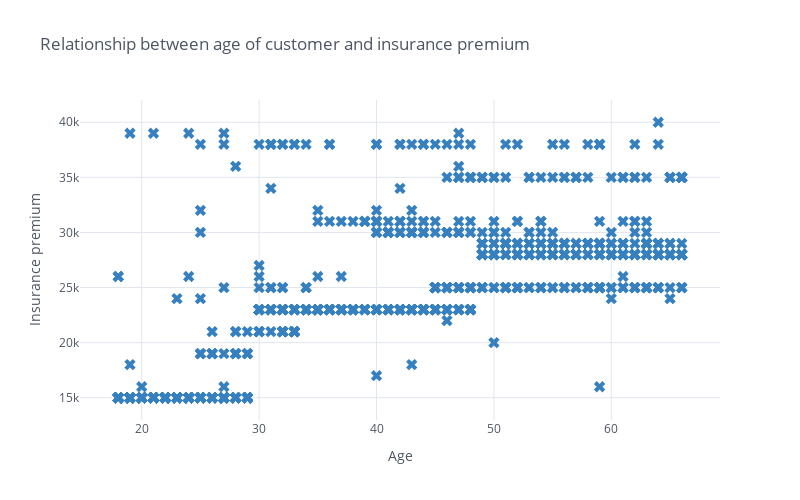

This figure's notebook cell:
### Markdown cell above
In general, we can say that there is positive correlation between age of customer and insurance premium. A substantial number of outliers can be explained by extremely different health history.

### Code cell
data.iplot(kind = 'scatter', 
           x = 'Age', y = 'PremiumPrice',  dimensions = (800,500), 
           mode = 'markers', size=10, symbol='x', color = '#3780BF', 
           xTitle = 'Age', yTitle = 'Insurance premium', 
           title = 'Relationship between age of customer and insurance premium')

### Figure 1 — Plotly figure (JSON) as saved in the notebook; plotly's stock layout.template omitted (floating-point values rounded to 4 significant figures; data arrays with more than 128 entries replaced by an {"elided": "..."} marker saying what was removed)
{"data": [{"line": {"color": "rgba(55, 128, 191, 1.0)", "dash": "solid", "shape": "linear", "width": 1.3}, "marker": {"size": 10, "symbol": "x"}, "mode": "markers", "name": "PremiumPrice", "text": "", "type": "scatter", "x": {"elided": "986 int values"}, "y": {"elided": "986 int values"}}], "layout": {"height": 500, "legend": {"bgcolor": "#FFFFFF", "font": {"color": "#4D5663"}}, "paper_bgcolor": "#FFFFFF", "plot_bgcolor": "#FFFFFF", "title": {"font": {"color": "#4D5663"}, "text": "Relationship between age of customer and insurance premium"}, "width": 800, "xaxis": {"autorange": true, "gridcolor": "#E1E5ED", "range": [14.74, 69.26], "showgrid": true, "tickfont": {"color": "#4D5663"}, "title": {"font": {"color": "#4D5663"}, "text": "Age"}, "type": "linear", "zerolinecolor": "#E1E5ED"}, "yaxis": {"autorange": true, "gridcolor": "#E1E5ED", "range": [12980.0, 42020.0], "showgrid": true, "tickfont": {"color": "#4D5663"}, "title": {"font": {"color": "#4D5663"}, "text": "Insurance premium"}, "type": "linear", "zerolinecolor": "#E1E5ED"}}}
